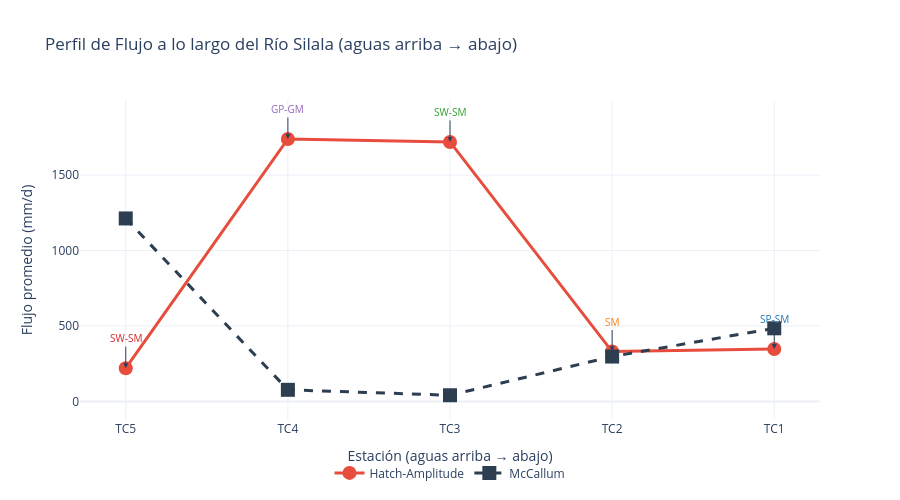

Write notebook code for a chart like this one.
### Markdown cell above
---
## 14. Perfil de Flujo por Posición en el Río (Plotly interactivo)

Perfil longitudinal del flujo vertical a lo largo del Río Silala, desde aguas arriba (TC5) hacia aguas abajo (TC1).  
Compara Hatch-Amplitude vs McCallum con anotaciones de clasificación USCS por TC.

### Code cell
# ============================================================================
# CELDA 21: PERFIL DE FLUJO POR POSICIÓN EN EL RÍO (Plotly interactivo)
# ============================================================================
import plotly.graph_objects as go
import plotly.io as pio

# Ordenar TCs de aguas arriba a aguas abajo
tc_order = ["TC5", "TC4", "TC3", "TC2", "TC1"]

fig_profile = go.Figure()

# Hatch-Amp
ha_profile = [flujos_promedio_tc.get(tc, {}).get('hatch_mean', np.nan) for tc in tc_order]
mc_profile = [flujos_promedio_tc.get(tc, {}).get('mc_mean', np.nan) for tc in tc_order]

fig_profile.add_trace(go.Scatter(
    x=tc_order, y=ha_profile, mode='lines+markers',
    name='Hatch-Amplitude', marker=dict(size=14, symbol='circle'),
    line=dict(color='#e74c3c', width=3),
    hovertemplate="%{x}<br>Hatch-Amp: %{y:.0f} mm/d<extra></extra>"
))
fig_profile.add_trace(go.Scatter(
    x=tc_order, y=mc_profile, mode='lines+markers',
    name='McCallum', marker=dict(size=14, symbol='square'),
    line=dict(color='#2c3e50', width=3, dash='dash'),
    hovertemplate="%{x}<br>McCallum: %{y:.0f} mm/d<extra></extra>"
))

# Añadir anotaciones con USCS
for i, tc in enumerate(tc_order):
    tp = THERMAL_PARAMS_LAB[tc]
    fig_profile.add_annotation(
        x=tc, y=ha_profile[i], text=tp['USCS'],
        showarrow=True, arrowhead=2, ax=0, ay=-30,
        font=dict(size=10, color=tc_hex_ts.get(tc, '#333'))
    )

fig_profile.update_layout(
    title="Perfil de Flujo a lo largo del Río Silala (aguas arriba → abajo)",
    xaxis_title="Estación (aguas arriba → abajo)",
    yaxis_title="Flujo promedio (mm/d)",
    template="plotly_white", height=500, width=900,
    legend=dict(orientation="h", y=-0.12, x=0.5, xanchor="center")
)

profile_html_path = img_dir / "perfil_flujo_rio_05A.html"
pio.write_html(fig_profile, str(profile_html_path), include_plotlyjs=True)
print(f"✔ Perfil de flujo: {profile_html_path.name}")
fig_profile.show()

### Figure 1 — Plotly figure (JSON) as saved in the notebook; plotly's stock layout.template omitted (floating-point values rounded to 4 significant figures)
{"data": [{"hovertemplate": "%{x}<br>Hatch-Amp: %{y:.0f} mm/d<extra></extra>", "line": {"color": "#e74c3c", "width": 3}, "marker": {"size": 14, "symbol": "circle"}, "mode": "lines+markers", "name": "Hatch-Amplitude", "type": "scatter", "x": ["TC5", "TC4", "TC3", "TC2", "TC1"], "y": [220.0, 1740.0, 1720.0, 330.3, 347.3]}, {"hovertemplate": "%{x}<br>McCallum: %{y:.0f} mm/d<extra></extra>", "line": {"color": "#2c3e50", "dash": "dash", "width": 3}, "marker": {"size": 14, "symbol": "square"}, "mode": "lines+markers", "name": "McCallum", "type": "scatter", "x": ["TC5", "TC4", "TC3", "TC2", "TC1"], "y": [1213.0, 76.67, 40.65, 297.2, 484.5]}], "layout": {"annotations": [{"arrowhead": 2, "ax": 0, "ay": -30, "font": {"color": "#d62728", "size": 10}, "showarrow": true, "text": "SW-SM", "x": "TC5", "y": 220.0}, {"arrowhead": 2, "ax": 0, "ay": -30, "font": {"color": "#9467bd", "size": 10}, "showarrow": true, "text": "GP-GM", "x": "TC4", "y": 1740.0}, {"arrowhead": 2, "ax": 0, "ay": -30, "font": {"color": "#2ca02c", "size": 10}, "showarrow": true, "text": "SW-SM", "x": "TC3", "y": 1720.0}, {"arrowhead": 2, "ax": 0, "ay": -30, "font": {"color": "#ff7f0e", "size": 10}, "showarrow": true, "text": "SM", "x": "TC2", "y": 330.3}, {"arrowhead": 2, "ax": 0, "ay": -30, "font": {"color": "#1f77b4", "size": 10}, "showarrow": true, "text": "SP-SM", "x": "TC1", "y": 347.3}], "height": 500, "legend": {"orientation": "h", "x": 0.5, "xanchor": "center", "y": -0.12}, "title": {"text": "Perfil de Flujo a lo largo del Río Silala (aguas arriba → abajo)"}, "width": 900, "xaxis": {"title": {"text": "Estación (aguas arriba → abajo)"}}, "yaxis": {"title": {"text": "Flujo promedio (mm/d)"}}}}
